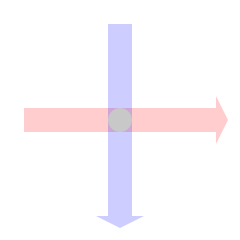
Frame 1 (no input)
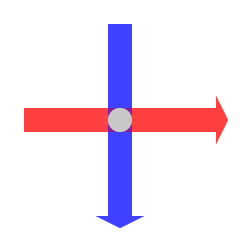
Frame 60 (the mouse pressed at the canvas centre just before this capture)
Frame 120 (the mouse held since frame 60 and released just before this capture): identical to frame 60, image omitted

The Processing sketch that drew these frames (run headless with seeded random() and noise(); from frame 60 on, the mouse is pressed at the canvas centre):

// Processing sketch: knobDemo
// ── knobDemo.pde
float heading1, heading2;

void setup() {
  size(240, 240);
  rectMode(CENTER);
  setHeading1(90);
  setHeading2(180);
  background(255);
  noStroke();
  smooth();
}

void draw() {
  fill(255,20); //fade the background gradually so you can see previous arrows gradually dim
  translate(width/2, height/2); //draw with 0,0 at center of sketch
  rect(0,0,width, height); //paint entire sketch to wipe clean (except for alpha fading)
  
  drawArrow(color(255,0,0,50), heading1);
  drawArrow(color(0,0,255,50), heading2);
  fill(200);
  ellipse(0,0,width * 0.1, width * 0.1);
}

void drawArrow(color c, float hdg) {
  pushMatrix();
  fill(c);//arrow will be white
  rotate( hdg * PI / 180.0); //rotate to heading, allows drawing everything north-oriented
  rect(0,0, width *0.10, height * 0.8); //draw north pointing arrow 
  triangle(-width * 0.10, -height*0.4, width * 0.10, -height*0.4, 0, -height * 0.45);
  popMatrix();
}

void setHeading1(float h) {
  heading1 = h;
}

void setHeading2(float h) {
  heading2 = h;
}
